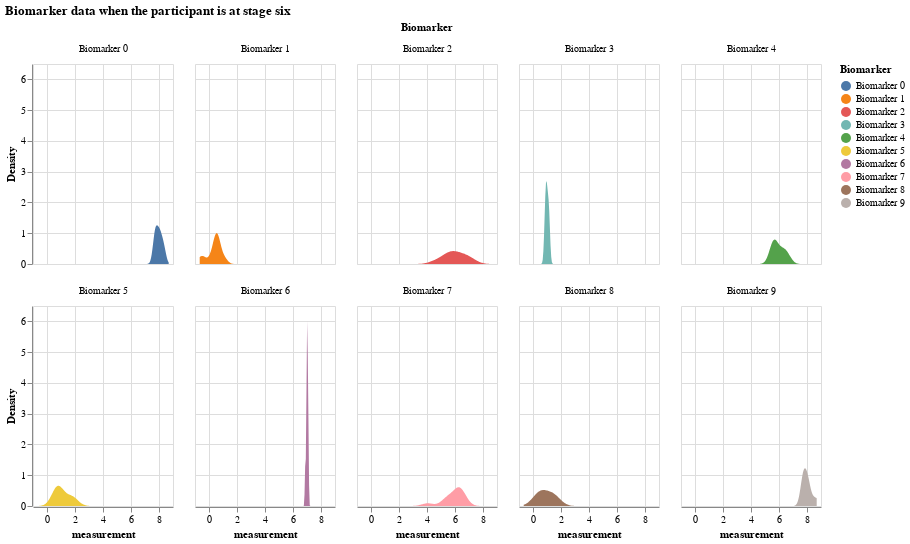

Notebook code for this chart:
### Markdown cell above
### Distribution of all biomarker values when the participant is at a certain disease stage

### Code cell
# biomarker data when the participant is at stage 6
df_kj_6 = df_expanded[df_expanded.k_j == 6]
df_kj_6

alt.Chart(df_kj_6).transform_density(
    'measurement',
    as_=['measurement', 'Density'],
    groupby=['Biomarker']
).mark_area().encode(
    x="measurement:Q",
    y="Density:Q",
    facet = alt.Facet(
        "Biomarker:N",
        columns = 5
    ),
    color=alt.Color(
        'Biomarker:N'
    )
).properties(
    width= 140,
    height = 200,
).properties(
    title='Biomarker data when the participant is at stage six'
)

### Figure 1 — Vega-Lite specification as saved in the notebook (floating-point values rounded to 4 significant figures)
{"config": {"view": {"continuousWidth": 300, "continuousHeight": 300}}, "data": {"name": "data-5dc7c76f9dbd14767fedc857fde6c476"}, "mark": {"type": "area"}, "encoding": {"color": {"field": "Biomarker", "type": "nominal"}, "facet": {"columns": 5, "field": "Biomarker", "type": "nominal"}, "x": {"field": "measurement", "type": "quantitative"}, "y": {"field": "Density", "type": "quantitative"}}, "height": 200, "title": "Biomarker data when the participant is at stage six", "transform": [{"density": "measurement", "groupby": ["Biomarker"], "as": ["measurement", "Density"]}], "width": 140, "$schema": "https://vega.github.io/schema/vega-lite/v5.16.3.json", "datasets": {"data-5dc7c76f9dbd14767fedc857fde6c476": [{"Biomarker": "Biomarker 0", "participant": 1, "measurement": 7.733, "k_j": 6, "k_n": 10, "drawn_from": "healthy"}, {"Biomarker": "Biomarker 0", "participant": 30, "measurement": 7.696, "k_j": 6, "k_n": 10, "drawn_from": "healthy"}, {"Biomarker": "Biomarker 0", "participant": 31, "measurement": 8.097, "k_j": 6, "k_n": 10, "drawn_from": "healthy"}, {"Biomarker": "Biomarker 0", "participant": 42, "measurement": 7.887, "k_j": 6, "k_n": 10, "drawn_from": "healthy"}, {"Biomarker": "Biomarker 0", "participant": 52, "measurement": 8.022, "k_j": 6, "k_n": 10, "drawn_from": "healthy"}, {"Biomarker": "Biomarker 0", "participant": 68, "measurement": 8.159, "k_j": 6, "k_n": 10, "drawn_from": "healthy"}, {"Biomarker": "Biomarker 0", "participant": 76, "measurement": 7.76, "k_j": 6, "k_n": 10, "drawn_from": "healthy"}, {"Biomarker": "Biomarker 0", "participant": 87, "measurement": 8.332, "k_j": 6, "k_n": 10, "drawn_from": "healthy"}, {"Biomarker": "Biomarker 0", "participant": 88, "measurement": 8.372, "k_j": 6, "k_n": 10, "drawn_from": "healthy"}, {"Biomarker": "Biomarker 0", "participant": 92, "measurement": 7.686, "k_j": 6, "k_n": 10, "drawn_from": "healthy"}, {"Biomarker": "Biomarker 0", "participant": 97, "measurement": 7.981, "k_j": 6, "k_n": 10, "drawn_from": "healthy"}, {"Biomarker": "Biomarker 1", "participant": 1, "measurement": 0.7211, "k_j": 6, "k_n": 3, "drawn_from": "diseased"}, {"Biomarker": "Biomarker 1", "participant": 30, "measurement": 0.4015, "k_j": 6, "k_n": 3, "drawn_from": "diseased"}, {"Biomarker": "Biomarker 1", "participant": 31, "measurement": 0.4685, "k_j": 6, "k_n": 3, "drawn_from": "diseased"}, {"Biomarker": "Biomarker 1", "participant": 42, "measurement": 1.131, "k_j": 6, "k_n": 3, "drawn_from": "diseased"}, {"Biomarker": "Biomarker 1", "participant": 52, "measurement": 0.4994, "k_j": 6, "k_n": 3, "drawn_from": "diseased"}, {"Biomarker": "Biomarker 1", "participant": 68, "measurement": 0.7207, "k_j": 6, "k_n": 3, "drawn_from": "diseased"}, {"Biomarker": "Biomarker 1", "participant": 76, "measurement": 0.1154, "k_j": 6, "k_n": 3, "drawn_from": "diseased"}, {"Biomarker": "Biomarker 1", "participant": 87, "measurement": -0.3553, "k_j": 6, "k_n": 3, "drawn_from": "diseased"}, {"Biomarker": "Biomarker 1", "participant": 88, "measurement": 0.6919, "k_j": 6, "k_n": 3, "drawn_from": "diseased"}, {"Biomarker": "Biomarker 1", "participant": 92, "measurement": 0.4603, "k_j": 6, "k_n": 3, "drawn_from": "diseased"}, {"Biomarker": "Biomarker 1", "participant": 97, "measurement": -0.664, "k_j": 6, "k_n": 3, "drawn_from": "diseased"}, {"Biomarker": "Biomarker 2", "participant": 1, "measurement": 6.574, "k_j": 6, "k_n": 2, "drawn_from": "diseased"}, {"Biomarker": "Biomarker 2", "participant": 30, "measurement": 5.955, "k_j": 6, "k_n": 2, "drawn_from": "diseased"}, {"Biomarker": "Biomarker 2", "participant": 31, "measurement": 5.598, "k_j": 6, "k_n": 2, "drawn_from": "diseased"}, {"Biomarker": "Biomarker 2", "participant": 42, "measurement": 5.138, "k_j": 6, "k_n": 2, "drawn_from": "diseased"}, {"Biomarker": "Biomarker 2", "participant": 52, "measurement": 7.224, "k_j": 6, "k_n": 2, "drawn_from": "diseased"}, {"Biomarker": "Biomarker 2", "participant": 68, "measurement": 6.504, "k_j": 6, "k_n": 2, "drawn_from": "diseased"}, {"Biomarker": "Biomarker 2", "participant": 76, "measurement": 5.731, "k_j": 6, "k_n": 2, "drawn_from": "diseased"}, {"Biomarker": "Biomarker 2", "participant": 87, "measurement": 4.592, "k_j": 6, "k_n": 2, "drawn_from": "diseased"}, {"Biomarker": "Biomarker 2", "participant": 88, "measurement": 6.106, "k_j": 6, "k_n": 2, "drawn_from": "diseased"}, {"Biomarker": "Biomarker 2", "participant": 92, "measurement": 5.476, "k_j": 6, "k_n": 2, "drawn_from": "diseased"}, {"Biomarker": "Biomarker 2", "participant": 97, "measurement": 6.949, "k_j": 6, "k_n": 2, "drawn_from": "diseased"}, {"Biomarker": "Biomarker 3", "participant": 1, "measurement": 0.8268, "k_j": 6, "k_n": 7, "drawn_from": "healthy"}, {"Biomarker": "Biomarker 3", "participant": 30, "measurement": 0.9163, "k_j": 6, "k_n": 7, "drawn_from": "healthy"}, {"Biomarker": "Biomarker 3", "participant": 31, "measurement": 1.101, "k_j": 6, "k_n": 7, "drawn_from": "healthy"}, {"Biomarker": "Biomarker 3", "participant": 42, "measurement": 0.8732, "k_j": 6, "k_n": 7, "drawn_from": "healthy"}, {"Biomarker": "Biomarker 3", "participant": 52, "measurement": 1.008, "k_j": 6, "k_n": 7, "drawn_from": "healthy"}, {"Biomarker": "Biomarker 3", "participant": 68, "measurement": 1.094, "k_j": 6, "k_n": 7, "drawn_from": "healthy"}, {"Biomarker": "Biomarker 3", "participant": 76, "measurement": 1.141, "k_j": 6, "k_n": 7, "drawn_from": "healthy"}, {"Biomarker": "Biomarker 3", "participant": 87, "measurement": 0.9257, "k_j": 6, "k_n": 7, "drawn_from": "healthy"}, {"Biomarker": "Biomarker 3", "participant": 88, "measurement": 0.962, "k_j": 6, "k_n": 7, "drawn_from": "healthy"}, {"Biomarker": "Biomarker 3", "participant": 92, "measurement": 1.188, "k_j": 6, "k_n": 7, "drawn_from": "healthy"}, {"Biomarker": "Biomarker 3", "participant": 97, "measurement": 0.9929, "k_j": 6, "k_n": 7, "drawn_from": "healthy"}, {"Biomarker": "Biomarker 4", "participant": 1, "measurement": 5.856, "k_j": 6, "k_n": 9, "drawn_from": "healthy"}, {"Biomarker": "Biomarker 4", "participant": 30, "measurement": 5.635, "k_j": 6, "k_n": 9, "drawn_from": "healthy"}, {"Biomarker": "Biomarker 4", "participant": 31, "measurement": 5.436, "k_j": 6, "k_n": 9, "drawn_from": "healthy"}, {"Biomarker": "Biomarker 4", "participant": 42, "measurement": 6.268, "k_j": 6, "k_n": 9, "drawn_from": "healthy"}, {"Biomarker": "Biomarker 4", "participant": 52, "measurement": 6.72, "k_j": 6, "k_n": 9, "drawn_from": "healthy"}, {"Biomarker": "Biomarker 4", "participant": 68, "measurement": 6.334, "k_j": 6, "k_n": 9, "drawn_from": "healthy"}, {"Biomarker": "Biomarker 4", "participant": 76, "measurement": 5.635, "k_j": 6, "k_n": 9, "drawn_from": "healthy"}, {"Biomarker": "Biomarker 4", "participant": 87, "measurement": 6.487, "k_j": 6, "k_n": 9, "drawn_from": "healthy"}, {"Biomarker": "Biomarker 4", "participant": 88, "measurement": 5.539, "k_j": 6, "k_n": 9, "drawn_from": "healthy"}, {"Biomarker": "Biomarker 4", "participant": 92, "measurement": 5.654, "k_j": 6, "k_n": 9, "drawn_from": "healthy"}, {"Biomarker": "Biomarker 4", "participant": 97, "measurement": 5.955, "k_j": 6, "k_n": 9, "drawn_from": "healthy"}, {"Biomarker": "Biomarker 5", "participant": 1, "measurement": 1.686, "k_j": 6, "k_n": 6, "drawn_from": "diseased"}, {"Biomarker": "Biomarker 5", "participant": 30, "measurement": 1.777, "k_j": 6, "k_n": 6, "drawn_from": "diseased"}, {"Biomarker": "Biomarker 5", "participant": 31, "measurement": 2.093, "k_j": 6, "k_n": 6, "drawn_from": "diseased"}, {"Biomarker": "Biomarker 5", "participant": 42, "measurement": 0.7848, "k_j": 6, "k_n": 6, "drawn_from": "diseased"}, {"Biomarker": "Biomarker 5", "participant": 52, "measurement": 0.7135, "k_j": 6, "k_n": 6, "drawn_from": "diseased"}, {"Biomarker": "Biomarker 5", "participant": 68, "measurement": 0.8256, "k_j": 6, "k_n": 6, "drawn_from": "diseased"}, {"Biomarker": "Biomarker 5", "participant": 76, "measurement": 0.6751, "k_j": 6, "k_n": 6, "drawn_from": "diseased"}, {"Biomarker": "Biomarker 5", "participant": 87, "measurement": 1.252, "k_j": 6, "k_n": 6, "drawn_from": "diseased"}, {"Biomarker": "Biomarker 5", "participant": 88, "measurement": 0.3635, "k_j": 6, "k_n": 6, "drawn_from": "diseased"}, {"Biomarker": "Biomarker 5", "participant": 92, "measurement": 0.7529, "k_j": 6, "k_n": 6, "drawn_from": "diseased"}, {"Biomarker": "Biomarker 5", "participant": 97, "measurement": 1.162, "k_j": 6, "k_n": 6, "drawn_from": "diseased"}, {"Biomarker": "Biomarker 6", "participant": 1, "measurement": 6.937, "k_j": 6, "k_n": 5, "drawn_from": "diseased"}, {"Biomarker": "Biomarker 6", "participant": 30, "measurement": 7.032, "k_j": 6, "k_n": 5, "drawn_from": "diseased"}, {"Biomarker": "Biomarker 6", "participant": 31, "measurement": 6.994, "k_j": 6, "k_n": 5, "drawn_from": "diseased"}, {"Biomarker": "Biomarker 6", "participant": 42, "measurement": 7.055, "k_j": 6, "k_n": 5, "drawn_from": "diseased"}, {"Biomarker": "Biomarker 6", "participant": 52, "measurement": 6.868, "k_j": 6, "k_n": 5, "drawn_from": "diseased"}, {"Biomarker": "Biomarker 6", "participant": 68, "measurement": 7.035, "k_j": 6, "k_n": 5, "drawn_from": "diseased"}, {"Biomarker": "Biomarker 6", "participant": 76, "measurement": 7.108, "k_j": 6, "k_n": 5, "drawn_from": "diseased"}, {"Biomarker": "Biomarker 6", "participant": 87, "measurement": 6.987, "k_j": 6, "k_n": 5, "drawn_from": "diseased"}, {"Biomarker": "Biomarker 6", "participant": 88, "measurement": 7.091, "k_j": 6, "k_n": 5, "drawn_from": "diseased"}, {"Biomarker": "Biomarker 6", "participant": 92, "measurement": 6.979, "k_j": 6, "k_n": 5, "drawn_from": "diseased"}, {"Biomarker": "Biomarker 6", "participant": 97, "measurement": 7.021, "k_j": 6, "k_n": 5, "drawn_from": "diseased"}, {"Biomarker": "Biomarker 7", "participant": 1, "measurement": 6.209, "k_j": 6, "k_n": 1, "drawn_from": "diseased"}, {"Biomarker": "Biomarker 7", "participant": 30, "measurement": 6.48, "k_j": 6, "k_n": 1, "drawn_from": "diseased"}, {"Biomarker": "Biomarker 7", "participant": 31, "measurement": 5.385, "k_j": 6, "k_n": 1, "drawn_from": "diseased"}, {"Biomarker": "Biomarker 7", "participant": 42, "measurement": 6.599, "k_j": 6, "k_n": 1, "drawn_from": "diseased"}, {"Biomarker": "Biomarker 7", "participant": 52, "measurement": 6.228, "k_j": 6, "k_n": 1, "drawn_from": "diseased"}, {"Biomarker": "Biomarker 7", "participant": 68, "measurement": 6.423, "k_j": 6, "k_n": 1, "drawn_from": "diseased"}, {"Biomarker": "Biomarker 7", "participant": 76, "measurement": 5.384, "k_j": 6, "k_n": 1, "drawn_from": "diseased"}, {"Biomarker": "Biomarker 7", "participant": 87, "measurement": 5.626, "k_j": 6, "k_n": 1, "drawn_from": "diseased"}, {"Biomarker": "Biomarker 7", "participant": 88, "measurement": 4.046, "k_j": 6, "k_n": 1, "drawn_from": "diseased"}, {"Biomarker": "Biomarker 7", "participant": 92, "measurement": 6.114, "k_j": 6, "k_n": 1, "drawn_from": "diseased"}, {"Biomarker": "Biomarker 7", "participant": 97, "measurement": 6.279, "k_j": 6, "k_n": 1, "drawn_from": "diseased"}, {"Biomarker": "Biomarker 8", "participant": 1, "measurement": 1.264, "k_j": 6, "k_n": 8, "drawn_from": "healthy"}, {"Biomarker": "Biomarker 8", "participant": 30, "measurement": 1.509, "k_j": 6, "k_n": 8, "drawn_from": "healthy"}, {"Biomarker": "Biomarker 8", "participant": 31, "measurement": 1.501, "k_j": 6, "k_n": 8, "drawn_from": "healthy"}, {"Biomarker": "Biomarker 8", "participant": 42, "measurement": 1.068, "k_j": 6, "k_n": 8, "drawn_from": "healthy"}, {"Biomarker": "Biomarker 8", "participant": 52, "measurement": 0.4686, "k_j": 6, "k_n": 8, "drawn_from": "healthy"}, {"Biomarker": "Biomarker 8", "participant": 68, "measurement": 0.3128, "k_j": 6, "k_n": 8, "drawn_from": "healthy"}, {"Biomarker": "Biomarker 8", "participant": 76, "measurement": 1.921, "k_j": 6, "k_n": 8, "drawn_from": "healthy"}, {"Biomarker": "Biomarker 8", "participant": 87, "measurement": 0.8124, "k_j": 6, "k_n": 8, "drawn_from": "healthy"}, {"Biomarker": "Biomarker 8", "participant": 88, "measurement": 0.4421, "k_j": 6, "k_n": 8, "drawn_from": "healthy"}, {"Biomarker": "Biomarker 8", "participant": 92, "measurement": -0.07069, "k_j": 6, "k_n": 8, "drawn_from": "healthy"}, {"Biomarker": "Biomarker 8", "participant": 97, "measurement": 0.7568, "k_j": 6, "k_n": 8, "drawn_from": "healthy"}, {"Biomarker": "Biomarker 9", "participant": 1, "measurement": 7.556, "k_j": 6, "k_n": 4, "drawn_from": "diseased"}, {"Biomarker": "Biomarker 9", "participant": 30, "measurement": 8.376, "k_j": 6, "k_n": 4, "drawn_from": "diseased"}, {"Biomarker": "Biomarker 9", "participant": 31, "measurement": 7.836, "k_j": 6, "k_n": 4, "drawn_from": "diseased"}, {"Biomarker": "Biomarker 9", "participant": 42, "measurement": 7.717, "k_j": 6, "k_n": 4, "drawn_from": "diseased"}, {"Biomarker": "Biomarker 9", "participant": 52, "measurement": 8.087, "k_j": 6, "k_n": 4, "drawn_from": "diseased"}, {"Biomarker": "Biomarker 9", "participant": 68, "measurement": 8.693, "k_j": 6, "k_n": 4, "drawn_from": "diseased"}, {"Biomarker": "Biomarker 9", "participant": 76, "measurement": 7.938, "k_j": 6, "k_n": 4, "drawn_from": "diseased"}, {"Biomarker": "Biomarker 9", "participant": 87, "measurement": 8.022, "k_j": 6, "k_n": 4, "drawn_from": "diseased"}, {"Biomarker": "Biomarker 9", "participant": 88, "measurement": 7.747, "k_j": 6, "k_n": 4, "drawn_from": "diseased"}, {"Biomarker": "Biomarker 9", "participant": 92, "measurement": 8.108, "k_j": 6, "k_n": 4, "drawn_from": "diseased"}, {"Biomarker": "Biomarker 9", "participant": 97, "measurement": 7.74, "k_j": 6, "k_n": 4, "drawn_from": "diseased"}]}}
